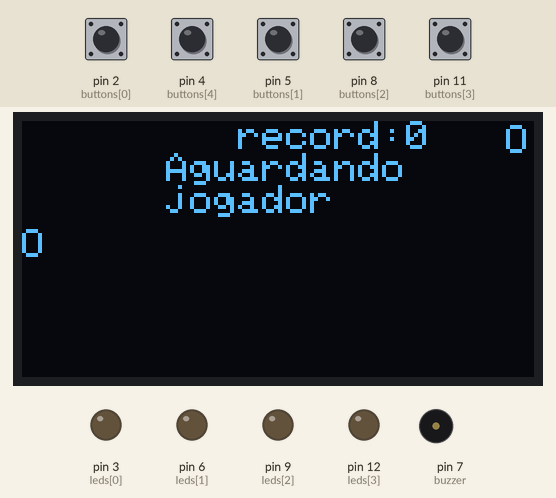
Recording of a sketch running on a simulated Arduino Uno, built with avr-gcc and run on an emulated ATmega328P. On the bench: 128×64 one-colour display, output pins drawn as LEDs (lit = HIGH), buzzer (waves = sounding). The test bench sets the inputs (shaded band); at power-on: pin 2 (buttons[0]), pin 4 (buttons[4]), pin 5 (buttons[1]), pin 8 (buttons[2]), pin 11 (buttons[3]) LOW. Random numbers use the default seed unless the sketch sets one; EEPROM starts erased; what the sketch prints to the serial monitor is not drawn.

Above: at 1.2 s.
1.3 s: pin 4 (buttons[4]) pulled HIGH for 0.15 s
At 3.0 s:
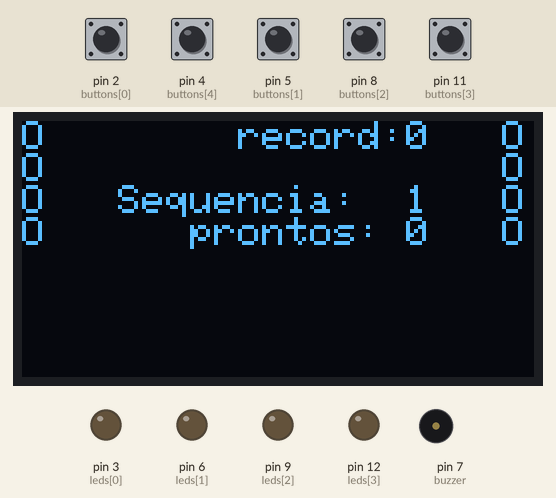
3.3 s: pin 2 (buttons[0]) pulled HIGH for 0.15 s
At 6.2 s:
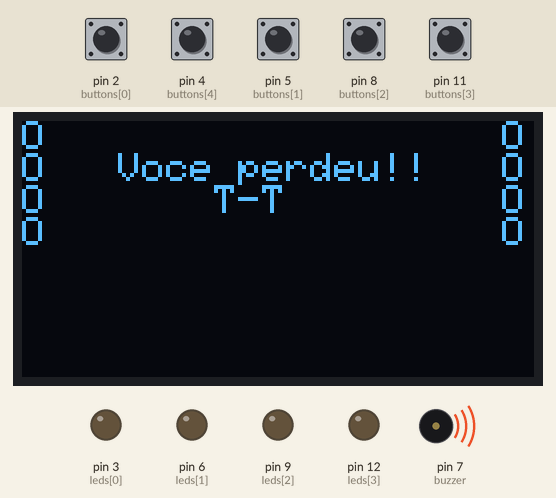
7.0 s: pin 4 (buttons[4]) pulled HIGH for 1 s
At 8.33 s:
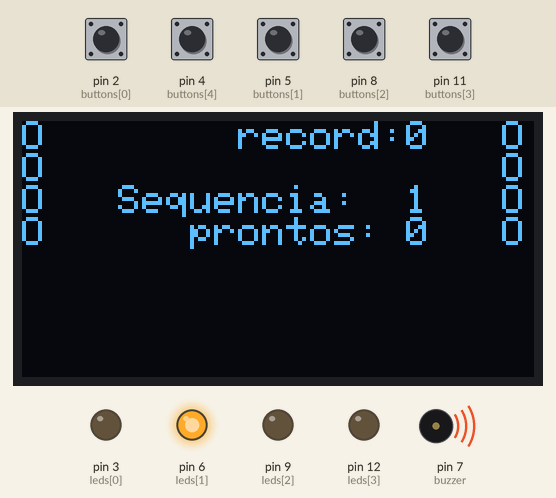
9.9 s: pin 8 (buttons[2]) pulled HIGH for 0.15 s
At 10.28 s:
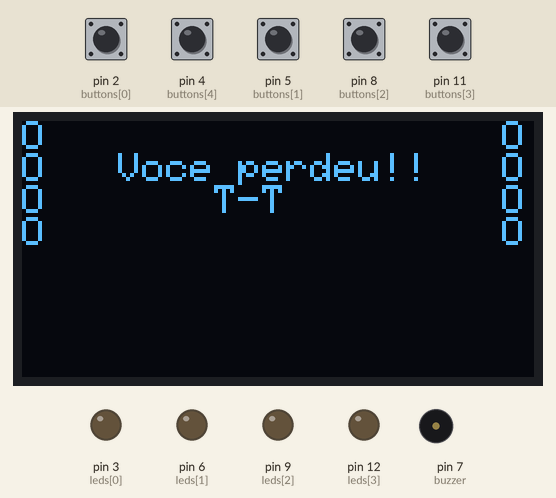
Timing chart, 0 to 11.6 s (numbered marks = the images above; inputs shaded):
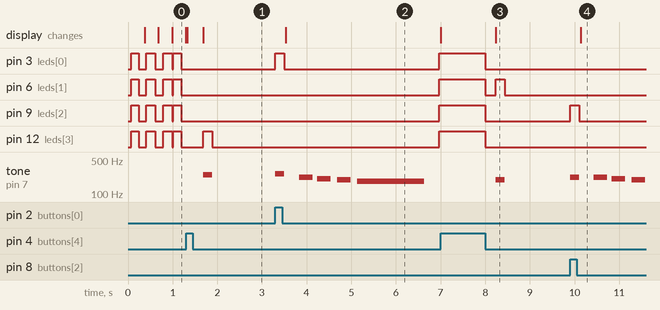

The sketch:

colorsMemory.ino
```cpp
#include <EEPROM.h>

#include <Wire.h>
#include <Adafruit_SSD1306.h>
#define OLED_ADDR 0x3C
Adafruit_SSD1306 display(OLED_ADDR);

int leds[] = {3, 6, 9, 12};
int buttons[] = {2 , 5, 8, 11, 4};
int Tone[] = {262, 196, 220, 247};

int animationStage = 0;
double dotStageTimer = 0;

int record;

int buzzer = 7;
bool wait = true;

String currentSequence = "";

byte Alto, Baixo;

void setup()
{
  for (int i = 0; i < 4; i++) {
    pinMode(leds[i], OUTPUT);
    pinMode(buttons[i], INPUT);
    Serial.begin(9600);
  }


  if (EEPROM.read(2) == 255) {
    EEPROM.write(0, 0);
    EEPROM.write(1, 0);
    EEPROM.write(2, 0);
  }

  record = EEPROM.read(0) * 256 + EEPROM.read(1);
  Serial.print("Record atual:");
  Serial.println(record);

  display.begin(SSD1306_SWITCHCAPVCC, OLED_ADDR);
  display.clearDisplay();
  display.setTextColor(WHITE);
  display.display();


} // void setup()

void loop() {
  wait = waitLoop(wait);
  if (wait) {
    return;
  }//if

  currentSequence = addNumber(currentSequence);

  showSequence();

  wait = playerAttempt();

  delay(500);
} // void loop()

void lightUp(int color, bool press) {

  digitalWrite(leds[color], HIGH);
  tone(buzzer, Tone[color], 200);
  delay(200);

  digitalWrite(leds[color], LOW);
  if (!press) {
    delay(300);
  }// if
}

void showSequence() {
  int sequenceSize = currentSequence.length();
  for (int i = 0; i < sequenceSize; i++) {
    int currentColor = currentSequence[i];
    currentColor = currentColor - 48;

    display.clearDisplay();

    display.setCursor(0, 0);
    display.print("O        record:");
    display.print(record);

    if (record < 10) {
      display.print(" ");
    }// if

    display.println("  O");

    display.println("O                   O");

    display.print("O   Sequencia: "); //15

    int sequenceSize = currentSequence.length();

    if (sequenceSize < 10) {
      display.print(" ");
    }//if

    display.print(sequenceSize);
    display.println("   O");


    display.print("O      prontos:");
    if (sequenceSize - 1 < 10) {
      display.print(" ");
    }//if

    display.print(sequenceSize -1);
    display.println("   O");


    display.display();
    lightUp(currentColor, false);
  }//for
}// void showSequence

int waitButton(bool isWaittingPlayer) {
  for (int i = 0; i < 5; i++) {
    if (digitalRead(buttons[i])) {
      while (digitalRead(buttons[i])) {
        if (!isWaittingPlayer) {
          // Liga a led e reproduz o som
          // caso seja a vez do jogador
          lightUp(i, true);
        }// if
        delay(1);
      }//while
      return i;
    } // if
  }// for
  return -1;
} // int waitButton

void animation(int stage) {

  display.clearDisplay();

  display.setCursor(0, 0);
  display.print("         record:");
  display.println(record);
  display.println("      Aguardando");
  display.print("      jogador");

  dotStageTimer = dotStageTimer + 0.25;

  int dotStage = dotStageTimer;

  if (dotStageTimer == 3.25) {
    dotStageTimer = 0;
  }// if

  for (int i = 0; i < dotStage; i++) {
    display.print(".");
  }// for


  display.println();

  display.setCursor(0, stage);
  display.println("O");
  display.setCursor(121, 28 - stage);
  display.println("O");


  display.display();

}// void animation();

bool waitLoop(bool isWaittingPlayer) {
  if (!isWaittingPlayer) {
    return isWaittingPlayer;
  }// if

  char consoleInput = Serial.read();
  if (consoleInput == 'r') {
    record = 0;
    EEPROM.write(1, 0);
    EEPROM.write(2, 0);

    Serial.println("Record reiniciado!");
  }

  bool isLightOn = false;
  for (int count = 0; count < 1001; count++) {
    int buttonPressed = waitButton(true);

    int stageOnTime = count / 37; // 37 para dividir o 1000 do timer para até 28 partes
    if (stageOnTime != animationStage) {
      animationStage = stageOnTime;
      animation(animationStage);
    } //if

    if (count % 200 == 0) {
      isLightOn = !isLightOn;
    }//if

    if (buttonPressed == 4) {
      isWaittingPlayer = false;
      isLightOn = false;
      Serial.println("Jogo inciiado");
    }//if

    for (int led : leds) {
      digitalWrite(led, isLightOn ? HIGH : LOW);
    }//for

    if (!isWaittingPlayer) {
      break;
    }//if
  }// for

  if (!isWaittingPlayer) {
    delay(200);
  }// if
  return isWaittingPlayer;
} //bool waitLoop()


void endMusic() {
  display.clearDisplay();
  display.setCursor(0,0);

  display.println("O                   O");
  display.println("O   Voce perdeu!!   O");
  display.println("O       T-T         O");
  display.println("O                   O");

  display.display();

  delay(300);
  tone(buzzer, 220, 300);

  delay(400);
  tone(buzzer, 208, 300);

  delay(450);
  tone(buzzer, 196, 300);

  delay(450);
  tone(buzzer, 185, 1500);
  delay(1000);

}// void endMusic

void breakRecord() {
  display.clearDisplay();
  display.setCursor(0,0);

  display.println("O                   O");
  display.println("O Record quebrado!! O");
  display.println("O       ^w^         O");
  display.println("O                   O");

  display.display();

  delay(300);
  tone(buzzer, 185, 180);

  delay(200);
  tone(buzzer, 233, 180);

  delay(200);
  tone(buzzer, 277, 180);

  delay(200);
  tone(buzzer, 740, 1500);

  delay(1000);

}// void breakRecord


bool playerAttempt() {
  String playerSequence = "";

  while (true) {
    int buttonPressed = waitButton(false);
    if (buttonPressed == 4) {
      currentSequence = "";
      return true;
    }//if

    if (buttonPressed == -1) {
      continue;
    }//if

    playerSequence = playerSequence + buttonPressed;

    //    Serial.print("Sequencia do player: ");
    //    Serial.println(playerSequence);

    int lastPressedIndex = playerSequence.length() - 1;

    if (playerSequence[lastPressedIndex] != currentSequence[lastPressedIndex]) {
      int sequenceSize = currentSequence.length() - 1;
      currentSequence = "";

      if (sequenceSize > record) {
        Alto = sequenceSize / 256;
        Baixo = sequenceSize;
        EEPROM.write(0, Alto);
        EEPROM.write(1, Baixo);
        Serial.println(EEPROM.read(0) * 256 + EEPROM.read(1));

        breakRecord();
        record = sequenceSize;
        return true;
      }// if
      endMusic();
      delay(300);
      return true;
    }//if

    if (playerSequence.length() == currentSequence.length()) {
      return false;
    }//if

  }//while
}// bool playerAttempt()


String addNumber(String currentList) {
  int New = rand() % 4;
  return currentList + New;
}// char addNumber
```

Measured:
- after the input at 1.3 s, tone on pin 7 (buzzer): silent → 247 Hz after 0.39 s, → silent 0.20 s later
- after the input at 3.3 s, pin 3 (leds[0]): LOW → HIGH at once, → LOW 0.20 s later, → HIGH 3.5 s later; pin 6 (leds[1]): LOW → HIGH after 3.7 s
- after the input at 7.0 s, tone on pin 7 (buzzer): silent → 196 Hz after 1.2 s, → silent 0.20 s later
- after the input at 9.9 s, pin 9 (leds[2]): LOW → HIGH at once, → LOW 0.20 s later; tone on pin 7 (buzzer): plays 220 Hz for 0.20 s, 220 Hz for 0.30 s, 208 Hz for 0.30 s, 196 Hz for 0.30 s, starting at once; the display: changes after 0.23 s (image 4)
